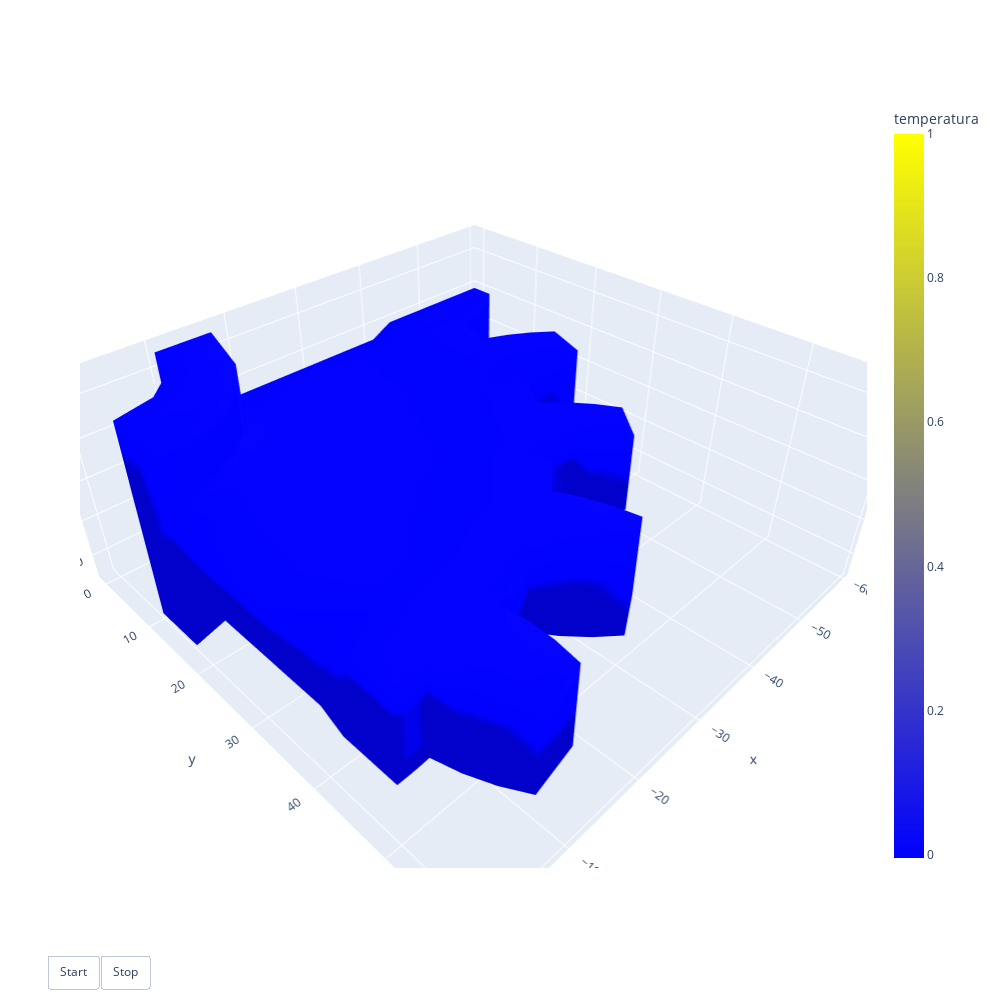

The cell this chart's notebook holds for it:
### Code cell
import plotly.graph_objects as go
#frames = []
#print(u_matrix.shape)
#print(u_matrix[:,5])
#print(len(u_matrix[0]))
x, y, z = nodes.T
frames =[dict(data=[dict(type='mesh3d', intensity=u_matrix[:,i])],
                  traces=[0],
                  name='t={0:.4f}'.format(setup.T[i])) for i in range(len(u_matrix[0]))]

i = faces[:,0]
j = faces[:,1]
k = faces[:,2]

fig_dict = {
    "data": [],
    "layout": {},
    "frames": []
}

fig_dict["data"] = [
    go.Mesh3d(
        x=x, y=y, z=z,
        colorbar_title='temperatura',
        colorscale=[[0, 'blue'], [1, 'yellow']],
        intensity=u_matrix[:,0],
        i=i, j=j, k=k, opacity=1.00,
        cmin=cmin, cmax=cmax,
    )]

fig_dict["layout"]["updatemenus"] = [
    {
        "buttons": [
            {
                "args": [None, {"frame": {"duration": 1000*dt*setup.output_freq, "redraw": True},
                                "fromcurrent": True, "transition": False}],
                "label": "Start",
                "method": "animate"
            },
            {
                "args": [[None], {"frame": {"duration": 0, "redraw": True},
                                  "mode": "immediate",
                                  "transition": {"duration": 0}}],
                "label": "Stop",
                "method": "animate"
            }
        ],
        "direction": "left",
        "pad": {"r": 10, "t": 87},
        "showactive": False,
        "type": "buttons",
        "x": 0.1,
        "xanchor": "right",
        "y": 0,
        "yanchor": "top"
    }
]
fig_dict["layout"]["autosize"] = False
fig_dict["layout"]["width"] = 1000
fig_dict["layout"]["height"] = 1000

fig_dict["frames"] = frames
fig = go.Figure(fig_dict)

for k in range(len(fig.frames)):
    fig.frames[k]['layout'].update(title_text='t={0:.4f}'.format(setup.T[k]))


fig.show()

### Figure 1 — Plotly figure (JSON) as saved in the notebook; plotly's stock layout.template omitted (floating-point values rounded to 4 significant figures; data arrays with more than 128 entries replaced by an {"elided": "..."} marker saying what was removed)
{"data": [{"cmax": 1, "cmin": -0.004672, "colorbar": {"title": {"text": "temperatura"}}, "colorscale": [[0, "blue"], [1, "yellow"]], "i": {"elided": "618 int values"}, "intensity": {"elided": "319 int values"}, "j": {"elided": "618 int values"}, "k": {"elided": "618 int values"}, "opacity": 1, "type": "mesh3d", "x": {"elided": "319 float values"}, "y": {"elided": "319 float values"}, "z": {"elided": "319 float values"}}], "layout": {"autosize": false, "height": 1000, "updatemenus": [{"buttons": [{"args": [null, {"frame": {"duration": 100, "redraw": true}, "fromcurrent": true, "transition": false}], "label": "Start", "method": "animate"}, {"args": [[null], {"frame": {"duration": 0, "redraw": true}, "mode": "immediate", "transition": {"duration": 0}}], "label": "Stop", "method": "animate"}], "direction": "left", "pad": {"r": 10, "t": 87}, "showactive": false, "type": "buttons", "x": 0.1, "xanchor": "right", "y": 0, "yanchor": "top"}], "width": 1000}}
